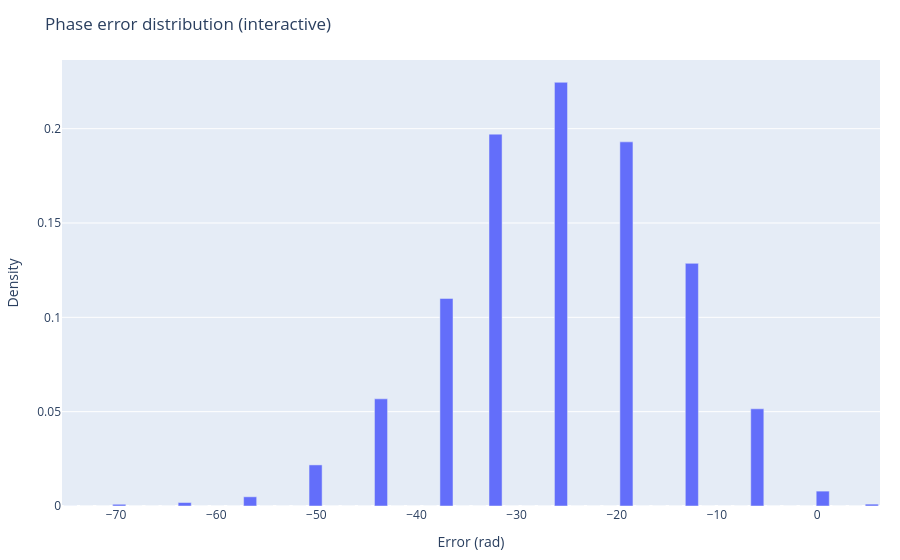

Source (notebook cell):
### Code cell
fig_hist = charts.plot_error_histogram(hist_df, title="Phase error distribution (interactive)")
fig_hist.show()

### Figure 1 — Plotly figure (JSON) as saved in the notebook; plotly's stock layout.template omitted (floating-point values rounded to 4 significant figures)
{"data": [{"type": "bar", "x": [-74.58, -72.95, -71.31, -69.68, -68.05, -66.41, -64.78, -63.15, -61.51, -59.88, -58.25, -56.61, -54.98, -53.34, -51.71, -50.08, -48.44, -46.81, -45.18, -43.54, -41.91, -40.28, -38.64, -37.01, -35.37, -33.74, -32.11, -30.47, -28.84, -27.21, -25.57, -23.94, -22.31, -20.67, -19.04, -17.4, -15.77, -14.14, -12.5, -10.87, -9.236, -7.603, -5.969, -4.335, -2.702, -1.068, 0.5655, 2.199, 3.833, 5.466], "y": [2.713e-05, 0.0, 0.0, 0.0009223, 0.0, 0.0, 0.0, 0.001845, 0.0, 0.0, 0.0, 0.004883, 0.0, 0.0, 0.0, 0.02178, 0.0, 0.0, 0.0, 0.0568, 0.0, 0.0, 0.0, 0.11, 0.0, 0.0, 0.1971, 0.0, 0.0, 0.0, 0.2246, 0.0, 0.0, 0.0, 0.193, 0.0, 0.0, 0.0, 0.1286, 0.0, 0.0, 0.0, 0.05151, 0.0, 0.0, 0.0, 0.007894, 0.0, 0.0, 0.001004]}], "layout": {"margin": {"b": 40, "l": 40, "r": 20, "t": 60}, "title": {"text": "Phase error distribution (interactive)"}, "xaxis": {"title": {"text": "Error (rad)"}}, "yaxis": {"title": {"text": "Density"}}}}
